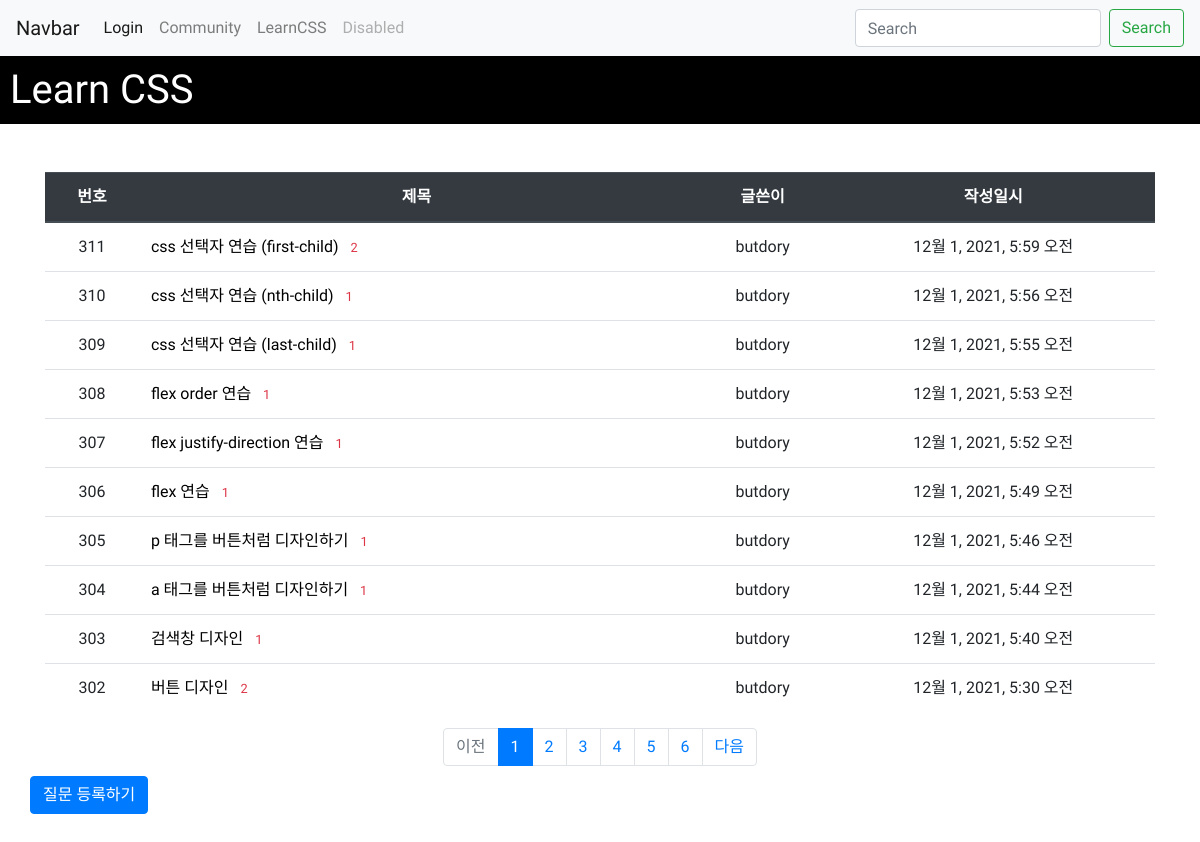
Screenshot of /learnCSS/ with the database file from the repository.
### learnCSS/models.py (models this page shows, shortened)
class Html(models.Model):
    subject = models.CharField(max_length=200, null=True)
    author = models.ForeignKey(User, on_delete=models.CASCADE, null=True)
    css = models.TextField(null=True)
    html = models.TextField(null=True)
    content = models.TextField(null=True)
    create_Date = models.DateTimeField(null=True)
    modify_Date = models.DateTimeField(null=True, blank=True)

### learnCSS/views.py (the view)
# urls.py: path('', views.index, name='index'),
def index(request):
    page = request.GET.get('page', '1')  # 페이지
    html_list = Html.objects.order_by('-create_Date')
    paginator = Paginator(html_list, 10)  # 페이지당 10개씩 보여주기
    page_obj = paginator.get_page(page)
    context = {'html_list': page_obj}
    return render(request, 'learnCSS/index.html', context)

### testapp1/templatetags/apptest_filter.py (called while the page is built)
@register.filter
def sub(value, arg):
    return value - arg

### templates/learnCSS/index.html (shortened to what this page needs)
{% extends 'base.html' %}
{% load apptest_filter %}
{% block content %}
<!DOCTYPE html>
<html lang="en">
<head>
    {% load static %}
    <link rel="stylesheet" type="text/css" href="{% static 'css/index.css' %}">
</head>
<body>
    <div class="body_div">
        <div class="title_div">
            <h1>Learn CSS</h1>
        </div>
        <br>
        <div class="content_div">
            <div class="container my-3">
                <table class="table">
                    <thead>
                    <tr class="text-center thead-dark">
                        <th>번호</th>
                        <th style="width:50%">제목</th>
                        <th>글쓴이</th>
                        <th>작성일시</th>
                    </tr>
                    </thead>
                    <tbody>
                    {% if html_list %}
                    {% for question in html_list %}
                    <tr class="text-center">
                        <td>
                {{ html_list.paginator.count|sub:html_list.start_index|sub:forloop.counter0|add:1 }}
                        </td>
                        <td class="text-left">
                            <a href="{% url 'learnCSS:detail' question.id %}">{{ question.subject }}</a>
                            {% if question.html_answer_set.count > 0 %}
                                <span class="text-danger small ml-2">{{ question.html_answer_set.count }}</span>
                            {% endif %}
                        </td>
                        <td>{{ question.author.username }}</td>
                        <td>{{ question.create_Date }}</td>
                    </tr>
                    {% endfor %}
                    {% else %}
                    <tr>
                        <td colspan="3">질문이 없습니다.</td>
                    </tr>
                    {% endif %}
                    </tbody>
                </table>
            </div>
        <ul class="pagination justify-content-center">
            {% if html_list.has_previous %}
            <li class="page-item">
                <a class="page-link" href="?page={{ html_list.previous_page_number }}">이전</a>
            </li>
            {% else %}
            <li class="page-item disabled">
                <a class="page-link" tabindex="-1" aria-disabled="true" href="#">이전</a>
            </li>
            {% endif %}
            {% for page_number in html_list.paginator.page_range %}
            {% if page_number >= html_list.number|add:-5 and page_number <= html_list.number|add:5 %}
                {% if page_number == html_list.number %}
                <li class="page-item active" aria-current="page">
                    <a class="page-link" href="?page={{ page_number }}">{{ page_number }}</a>
                </li>
                {% else %}
                <li class="page-item">
                    <a class="page-link" href="?page={{ page_number }}">{{ page_number }}</a>
                </li>
                {% endif %}
                {% endif %}
            {% endfor %}
            {% if html_list.has_next %}
            <li class="page-item">
                <a class="page-link" href="?page={{ html_list.next_page_number }}">다음</a>
            </li>
            {% else %}
            <li class="page-item disabled">
                <a class="page-link" tabindex="-1" aria-disabled="true" href="#">다음</a>
            </li>
            {% endif %}
        </ul>
        <a href="{% url 'learnCSS:html_create' %}" class="btn btn-primary">질문 등록하기</a>
        </div>
    </div>
</body>
</html>
{% endblock %}

### static/css/index.css (style rules this page uses)
*, *::after, *::before { margin: 0; padding: 0; box-sizing: border-box; font-family: 'Jua', sans-serif; }
.title_div > * { background-color: black; color: white; padding: 10px; }
.body_div { width: 1250; height: 500%; margin: 0 auto }
.content_div { padding: 30px; padding-top: 0; }
.content_div > ul { margin: 10px; }
a { text-decoration: none; color: black; }

### rows the page displays
Html: paginator.count|sub "311", subject "css 선택자 연습 (first-child)", html_answer_set.count "2", author.username "butdory", create_Date "12월 1, 2021, 5:59 오전"
Html: paginator.count|sub "310", subject "css 선택자 연습 (nth-child)", html_answer_set.count "1", author.username "butdory", create_Date "12월 1, 2021, 5:56 오전"
Html: paginator.count|sub "309", subject "css 선택자 연습 (last-child)", html_answer_set.count "1", author.username "butdory", create_Date "12월 1, 2021, 5:55 오전"
Html: paginator.count|sub "308", subject "flex order 연습", html_answer_set.count "1", author.username "butdory", create_Date "12월 1, 2021, 5:53 오전"
Html: paginator.count|sub "307", subject "flex justify-direction 연습", html_answer_set.count "1", author.username "butdory", create_Date "12월 1, 2021, 5:52 오전"
Html: paginator.count|sub "306", subject "flex 연습", html_answer_set.count "1", author.username "butdory", create_Date "12월 1, 2021, 5:49 오전"
Html: paginator.count|sub "305", subject "p 태그를 버튼처럼 디자인하기", html_answer_set.count "1", author.username "butdory", create_Date "12월 1, 2021, 5:46 오전"
Html: paginator.count|sub "304", subject "a 태그를 버튼처럼 디자인하기", html_answer_set.count "1", author.username "butdory", create_Date "12월 1, 2021, 5:44 오전"
Html: paginator.count|sub "303", subject "검색창 디자인", html_answer_set.count "1", author.username "butdory", create_Date "12월 1, 2021, 5:40 오전"
Html: paginator.count|sub "302", subject "버튼 디자인", html_answer_set.count "2", author.username "butdory", create_Date "12월 1, 2021, 5:30 오전"

### other values shown
{{ page_number }} "1"
{{ page_number }} "2" "3" "4" "5" "6"
